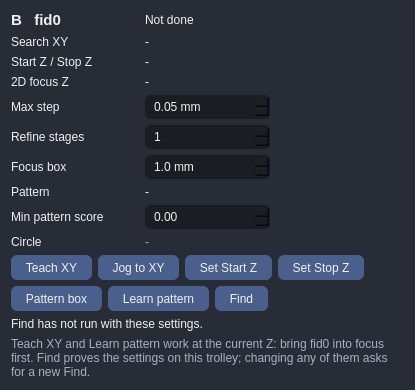
<widget class="QFrame" name="frame_b"><property name="frameShape"><enum>QFrame::StyledPanel</enum></property><property name="styleSheet"><string notr="true">QFrame{background-color:#272c36; border-radius:12px;}QLabel{color:#F0F0F0;}QCheckBox{color:#F0F0F0;}QCheckBox::indicator:checked{background-color:#5F8FCB; border:3px solid #9DB8E0;}QSpinBox, QDoubleSpinBox, QComboBox{background-color:rgb(27,29,35); color:#F0F0F0; border:1px solid rgb(27,29,35); border-radius:5px; padding-left:6px; min-height:22px;}QListWidget{background-color:rgb(27,29,35); color:#F0F0F0; border-radius:5px;}QToolButton{background-color:#4A5F8C; color:#F0F0F0; border-radius:6px; padding:4px 10px;}QToolButton:hover{background-color:#5F8FCB;}QToolButton:pressed{border:1px solid #FFE723;}QToolButton:checked{background-color:#5F8FCB; border:1px solid #FFE723;}QToolButton:disabled{color:#6e6e6e; background-color:#444444;}</string></property><layout class="QGridLayout" name="gl_b"><property name="horizontalSpacing"><number>10</number></property><property name="verticalSpacing"><number>6</number></property><item row="0" column="0"><widget class="QLabel" name="label_bTitle"><property name="text"><string>B   fid0</string></property><property name="font"><font><pointsize>11</pointsize><weight>75</weight><bold>true</bold></font></property><property name="textInteractionFlags"><set>Qt::LinksAccessibleByMouse|Qt::TextSelectableByMouse</set></property></widget></item><item row="0" column="1" colspan="2"><widget class="QLabel" name="label_bState"><property name="text"><string>Not done</string></property><property name="wordWrap"><bool>true</bool></property><property name="textInteractionFlags"><set>Qt::LinksAccessibleByMouse|Qt::TextSelectableByMouse</set></property></widget></item><item row="1" column="0"><widget class="QLabel" name="label_bRow1"><property name="text"><string>Search XY</string></property><property name="textInteractionFlags"><set>Qt::LinksAccessibleByMouse|Qt::TextSelectableByMouse</set></property></widget></item><item row="1" column="1"><widget class="QLabel" name="label_bXY"><property name="text"><string>-</string></property><property name="wordWrap"><bool>true</bool></property><property name="textInteractionFlags"><set>Qt::LinksAccessibleByMouse|Qt::TextSelectableByMouse</set></property></widget></item><item row="2" column="0"><widget class="QLabel" name="label_bRow2"><property name="text"><string>Start Z / Stop Z</string></property><property name="textInteractionFlags"><set>Qt::LinksAccessibleByMouse|Qt::TextSelectableByMouse</set></property></widget></item><item row="2" column="1"><widget class="QLabel" name="label_bZ"><property name="text"><string>-</string></property><property name="wordWrap"><bool>true</bool></property><property name="textInteractionFlags"><set>Qt::LinksAccessibleByMouse|Qt::TextSelectableByMouse</set></property></widget></item><item row="3" column="0"><widget class="QLabel" name="label_bRowFocus"><property name="text"><string>2D focus Z</string></property><property name="textInteractionFlags"><set>Qt::LinksAccessibleByMouse|Qt::TextSelectableByMouse</set></property></widget></item><item row="3" column="1" colspan="2"><widget class="QLabel" name="label_bFocusZ"><property name="toolTip"><string>The 2D Z the last Find that passed with these settings stopped at: where fid0 is sharpest. C and D work at this Z.</string></property><property name="text"><string>-</string></property><property name="wordWrap"><bool>true</bool></property><property name="textInteractionFlags"><set>Qt::LinksAccessibleByMouse|Qt::TextSelectableByMouse</set></property></widget></item><item row="4" column="0"><widget class="QLabel" name="label_bRow3"><property name="toolTip"><string>The largest Z step of the sweep. Far from focus it takes this step; as the sharpness starts to change the steps get smaller (each aims at about a 50 % change in sharpness, never below a tenth of this). The first step is a quarter of it, in case Start Z is already close to focus.</string></property><property name="text"><string>Max step</string></property><property name="textInteractionFlags"><set>Qt::LinksAccessibleByMouse|Qt::TextSelectableByMouse</set></property></widget></item><item row="4" column="1"><widget class="QDoubleSpinBox" name="dspin_bStep"><property name="toolTip"><string>The largest Z step of the sweep. Far from focus it takes this step; as the sharpness starts to change the steps get smaller (each aims at about a 50 % change in sharpness, never below a tenth of this). The first step is a quarter of it, in case Start Z is already close to focus.</string></property><property name="decimals"><number>2</number></property><property name="minimum"><double>0.05</double></property><property name="maximum"><double>20</double></property><property name="singleStep"><double>0.05</double></property><property name="keyboardTracking"><bool>false</bool></property><property name="minimumSize"><size><width>80</width><height>0</height></size></property><property name="suffix"><string> mm</string></property></widget></item><item row="5" column="0"><widget class="QLabel" name="label_bRow4"><property name="text"><string>Refine stages</string></property><property name="textInteractionFlags"><set>Qt::LinksAccessibleByMouse|Qt::TextSelectableByMouse</set></property></widget></item><item row="5" column="1"><widget class="QSpinBox" name="spin_bStages"><property name="minimum"><number>1</number></property><property name="maximum"><number>5</number></property><property name="keyboardTracking"><bool>false</bool></property><property name="minimumSize"><size><width>70</width><height>0</height></size></property></widget></item><item row="6" column="0"><widget class="QLabel" name="label_bRow5"><property name="text"><string>Focus box</string></property><property name="textInteractionFlags"><set>Qt::LinksAccessibleByMouse|Qt::TextSelectableByMouse</set></property></widget></item><item row="6" column="1"><widget class="QDoubleSpinBox" name="dspin_bBox"><property name="decimals"><number>1</number></property><property name="minimum"><double>1</double></property><property name="maximum"><double>60</double></property><property name="singleStep"><double>0.5</double></property><property name="keyboardTracking"><bool>false</bool></property><property name="minimumSize"><size><width>80</width><height>0</height></size></property><property name="suffix"><string> mm</string></property></widget></item><item row="6" column="2"><widget class="QLabel" name="label_bBoxPx"><property name="text"><string></string></property><property name="styleSheet"><string notr="true">color:#A8B0BF;</string></property><property name="textInteractionFlags"><set>Qt::LinksAccessibleByMouse|Qt::TextSelectableByMouse</set></property></widget></item><item row="7" column="0"><widget class="QLabel" name="label_bRow6"><property name="text"><string>Pattern</string></property><property name="textInteractionFlags"><set>Qt::LinksAccessibleByMouse|Qt::TextSelectableByMouse</set></property></widget></item><item row="7" column="1"><widget class="QLabel" name="label_bPattern"><property name="text"><string>-</string></property><property name="wordWrap"><bool>true</bool></property><property name="textInteractionFlags"><set>Qt::LinksAccessibleByMouse|Qt::TextSelectableByMouse</set></property></widget></item><item row="8" column="0"><widget class="QLabel" name="label_bRow7"><property name="text"><string>Min pattern score</string></property><property name="textInteractionFlags"><set>Qt::LinksAccessibleByMouse|Qt::TextSelectableByMouse</set></property></widget></item><item row="8" column="1"><widget class="QDoubleSpinBox" name="dspin_bScore"><property name="decimals"><number>2</number></property><property name="minimum"><double>0</double></property><property name="maximum"><double>1</double></property><property name="singleStep"><double>0.05</double></property><property name="keyboardTracking"><bool>false</bool></property><property name="minimumSize"><size><width>80</width><height>0</height></size></property></widget></item><item row="9" column="0"><widget class="QLabel" name="label_bRow8"><property name="text"><string>Circle</string></property><property name="textInteractionFlags"><set>Qt::LinksAccessibleByMouse|Qt::TextSelectableByMouse</set></property></widget></item><item row="9" column="1" colspan="2"><widget class="QLabel" name="label_bCircle"><property name="text"><string>-</string></property><property name="wordWrap"><bool>true</bool></property><property name="styleSheet"><string notr="true">color:#A8B0BF;</string></property><property name="textInteractionFlags"><set>Qt::LinksAccessibleByMouse|Qt::TextSelectableByMouse</set></property></widget></item><item row="10" column="0" colspan="3"><layout class="QHBoxLayout" name="hl_bButtons1"><property name="spacing"><number>6</number></property><item><widget class="QToolButton" name="toolButton_bTeachXY"><property name="text"><string>Teach XY</string></property><property name="toolTip"><string>Centre the camera on the fid0 circle (circle finder, diameter range below) and keep the circle's position as the search XY.</string></property></widget></item><item><widget class="QToolButton" name="toolButton_bJogXY"><property name="text"><string>Jog to XY</string></property><property name="toolTip"><string>Lift Z to Start Z if it is lower, then move the camera to the search XY.</string></property></widget></item><item><widget class="QToolButton" name="toolButton_bSetStart"><property name="text"><string>Set Start Z</string></property><property name="toolTip"><string>Keep the current Z as Start Z (the top of the sweep; + Z is down, so the smaller Z).</string></property></widget></item><item><widget class="QToolButton" name="toolButton_bSetStop"><property name="text"><string>Set Stop Z</string></property><property name="toolTip"><string>Keep the current Z as Stop Z (the bottom of the sweep and its collision limit).</string></property></widget></item><item><spacer name="hs_bButtons1"><property name="orientation"><enum>Qt::Horizontal</enum></property><property name="sizeHint" stdset="0"><size><width>40</width><height>20</height></size></property></spacer></item></layout></item><item row="11" column="0" colspan="3"><layout class="QHBoxLayout" name="hl_bButtons2"><property name="spacing"><number>6</number></property><item><widget class="QToolButton" name="toolButton_bPatternBox"><property name="text"><string>Pattern box</string></property><property name="toolTip"><string>Show the box the pattern is learnt from on the camera image; drag it over a distinctive part of the trolley next to fid0.</string></property><property name="checkable"><bool>true</bool></property></widget></item><item><widget class="QToolButton" name="toolButton_bLearn"><property name="text"><string>Learn pattern</string></property><property name="toolTip"><string>Learn the pattern inside the box from the camera image on screen (in focus, over fid0).</string></property></widget></item><item><widget class="QToolButton" name="toolButton_bFind"><property name="text"><string>Find</string></property><property name="toolTip"><string>Run the START step: to the search XY at Start Z, sweep Z for the sharpest image, match the pattern, find the circle.</string></property></widget></item><item><spacer name="hs_bButtons2"><property name="orientation"><enum>Qt::Horizontal</enum></property><property name="sizeHint" stdset="0"><size><width>40</width><height>20</height></size></property></spacer></item></layout></item><item row="12" column="0" colspan="3"><widget class="QLabel" name="label_bFound"><property name="text"><string>Find has not run with these settings.</string></property><property name="wordWrap"><bool>true</bool></property><property name="textInteractionFlags"><set>Qt::LinksAccessibleByMouse|Qt::TextSelectableByMouse</set></property></widget></item><item row="13" column="0" colspan="3"><widget class="QLabel" name="label_bNote"><property name="text"><string>Teach XY and Learn pattern work at the current Z: bring fid0 into focus first. Find proves the settings on this trolley; changing any of them asks for a new Find.</string></property><property name="wordWrap"><bool>true</bool></property><property name="styleSheet"><string notr="true">color:#A8B0BF;</string></property><property name="textInteractionFlags"><set>Qt::LinksAccessibleByMouse|Qt::TextSelectableByMouse</set></property></widget></item></layout></widget>
